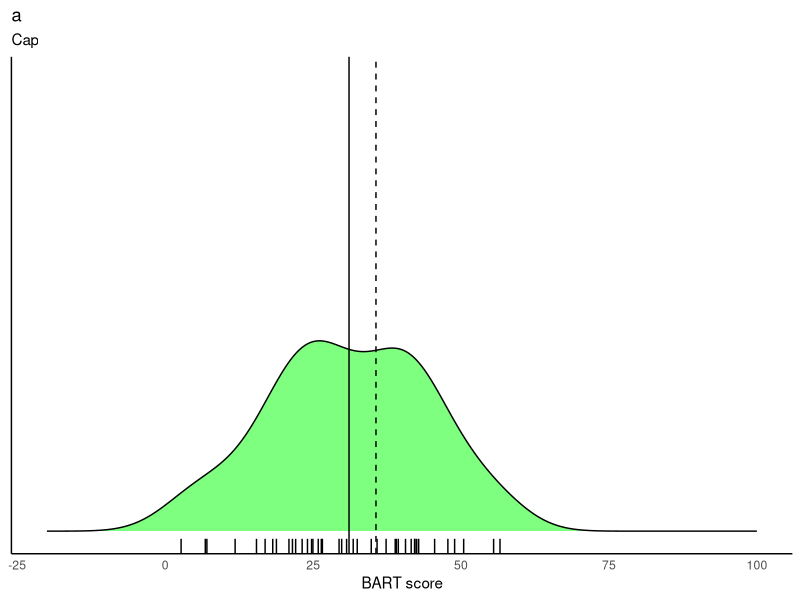
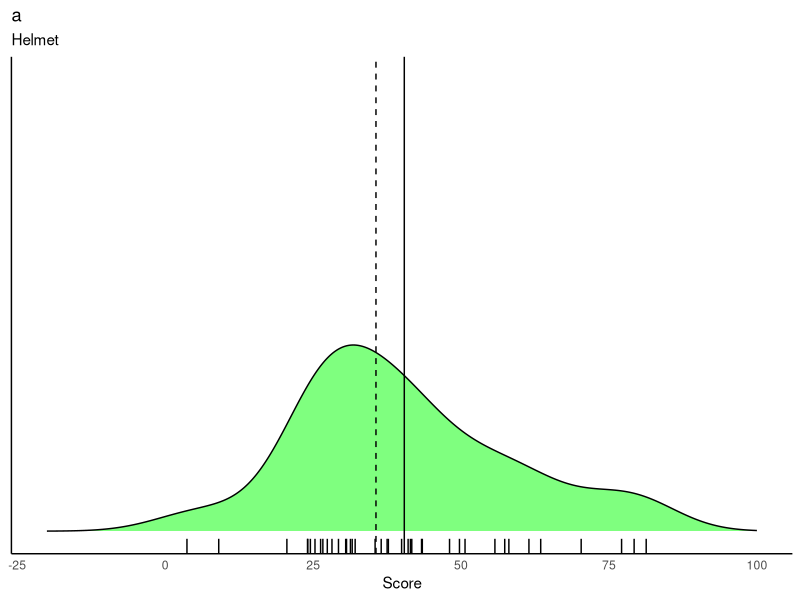
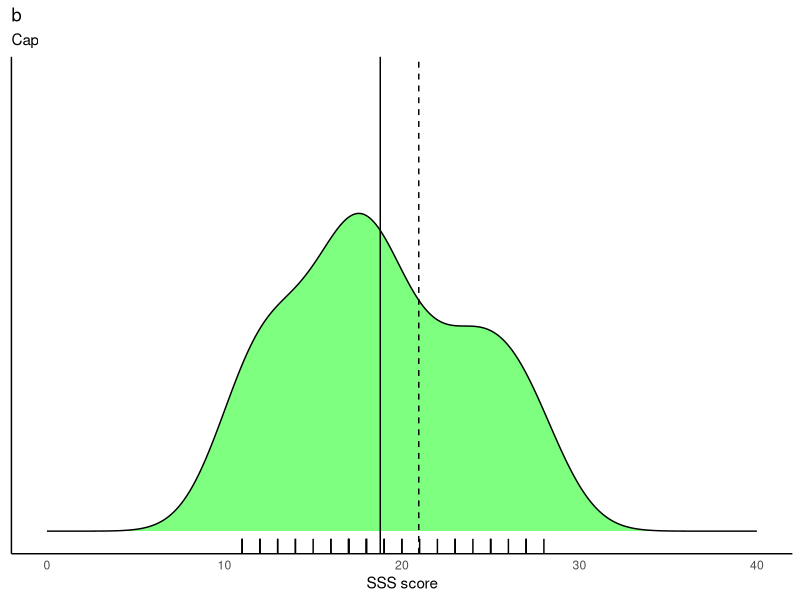
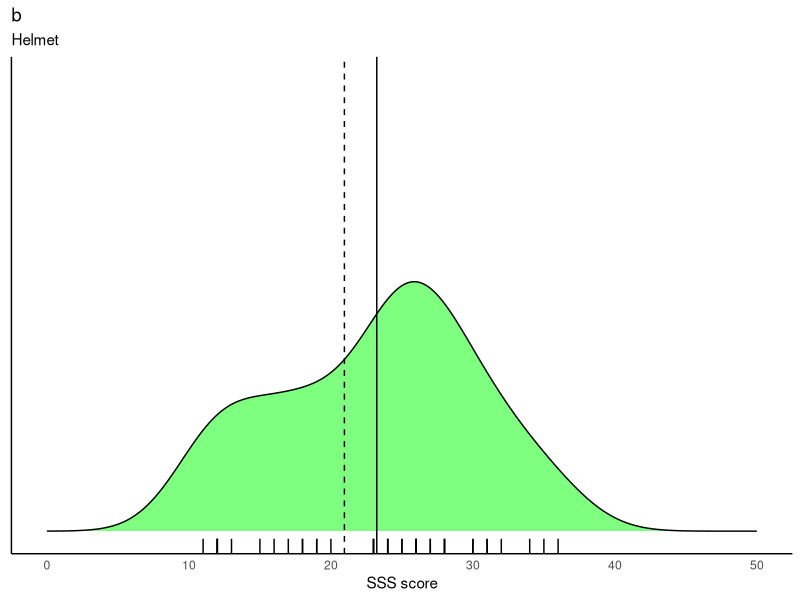

The R script that drew these images, in order:
#load packages
library(tidyverse)
library(dplyr)
library(ggplot2)

#set wd -> didn't actually have to do this because I worked in a markdown
setwd("/Users/AbigailBergman/Desktop/Grad School/Winter Quarter 2019/Data Science/datascience_repo/week_01/hw_01")

#import data
bicycle <- read.csv("Bicycle.csv")

#Risk taking scores
helmet <- bicycle %>%
  filter(Condition ==1)

hat <- bicycle %>%
  filter(Condition == 2)

#overall descriptive stats
mean(bicycle$BART)
mean(bicycle$SSS_total)

#BART
mean(helmet$BART)
sd(helmet$BART)

mean(hat$BART)  
sd(hat$BART)

#independent t test (not Welch's)
t.test(helmet$BART, hat$BART, var.equal = TRUE)

#SSS
mean(helmet$SSS_total)
sd(helmet$SSS_total)

mean(hat$SSS_total)
sd(hat$SSS_total)

#independent t test
t.test(helmet$SSS_total, hat$SSS_total)

#gender
male <- bicycle %>%
  filter(Sex ==1)

female <- bicycle %>%
  filter(Sex == 2)

mean(male$BART)
sd(male$BART)

mean(female$BART)  
sd(female$BART)

#independent t test (not Welch's)
t.test(male$BART, female$BART, var.equal = TRUE)

#rename Condition
bicycle <- bicycle%>%
  mutate(Condition = factor(Condition, levels=(c(1,2)), labels=(c("Helmet", "Cap")))) 

#BART graphs (part a)
ggplot(hat, aes(BART)) +
  geom_density(fill="green", alpha = .5)+
  geom_rug() +
  labs(title = "a", subtitle = "Cap", x = "BART score", y = "")+
  geom_vline(aes(xintercept=mean(hat$BART)))+
  geom_vline(aes(xintercept=35.6165), linetype ="dashed")+
  ylim(c(0,.06))+xlim(c(-20,100))+
  theme(panel.grid.major = element_blank(), panel.grid.minor = element_blank(),
        panel.background = element_blank(), axis.line = element_line(colour = "black"),axis.text.y=element_blank(),
        axis.ticks=element_blank(),
        axis.title.y=element_blank())

ggplot(helmet, aes(BART)) +
  geom_density(fill="green", alpha=.5)+
  geom_rug()+
  geom_vline(aes(xintercept=mean(helmet$BART)))+
  labs(title = "a", subtitle = "Helmet", x = "Score", y = "")+
  geom_vline(aes(xintercept=35.6165), linetype="dashed")+
  ylim(c(0,.06))+xlim(c(-20,100))+
  theme(panel.grid.major = element_blank(), panel.grid.minor = element_blank(),
        panel.background = element_blank(), axis.line = element_line(colour = "black"),axis.text.y=element_blank(),
        axis.ticks=element_blank(),
        axis.title.y=element_blank())

#SSS graphs (part b)

ggplot(hat, aes(SSS_total)) +
  geom_density(fill="green", alpha = .5)+
  geom_rug() +
  labs(title ="b", subtitle=  "Cap", x = "SSS score", y = "")+
  ylim(c(0,.1))+xlim(c(0,40))+
  geom_vline(aes(xintercept=mean(hat$SSS_total)))+
  geom_vline(aes(xintercept=20.95), linetype = "dashed")+
  theme(panel.grid.major = element_blank(), panel.grid.minor = element_blank(),
        panel.background = element_blank(), axis.line = element_line(colour = "black"),axis.text.y=element_blank(),
        axis.ticks=element_blank(),
        axis.title.y=element_blank())

ggplot(helmet, aes(SSS_total)) +
  geom_density(fill="green", alpha=.5)+
  geom_rug()+
  labs(title ="b", subtitle =  "Helmet", x = "SSS score", y = "") +
  ylim(c(0,.1))+xlim(c(0,50))+
  geom_vline(aes(xintercept=mean(helmet$SSS_total)))+
  geom_vline(aes(xintercept=20.95), linetype="dashed")+
  theme(panel.grid.major = element_blank(), panel.grid.minor = element_blank(),
        panel.background = element_blank(), axis.line = element_line(colour = "black"),axis.text.y=element_blank(),
        axis.ticks=element_blank(),
        axis.title.y=element_blank()) 